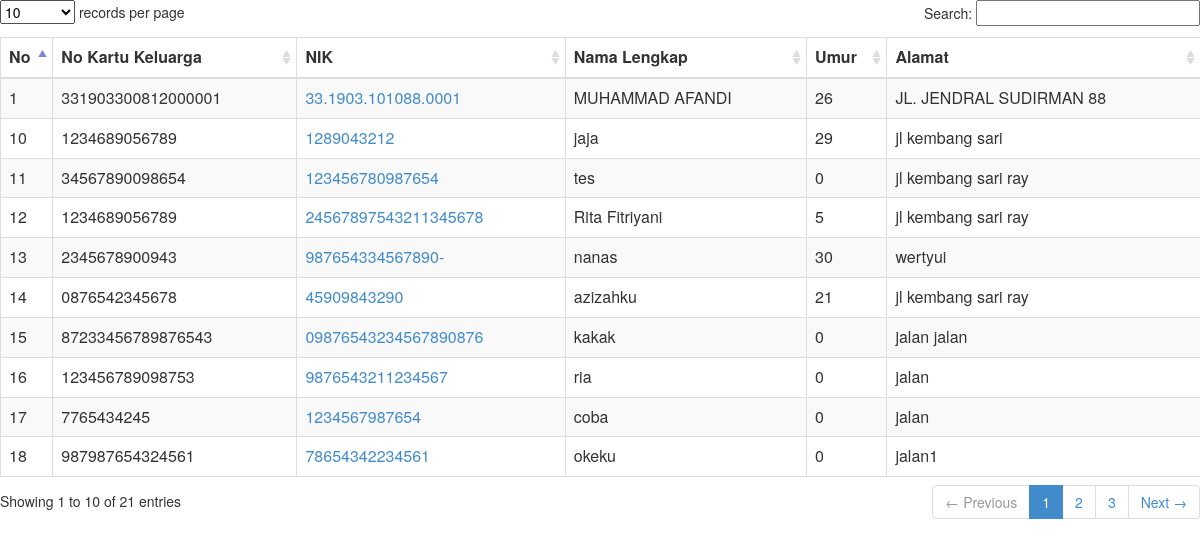
Screenshot of /menu/list_KK4.php with the database file from the repository.
### tables this page shows
CREATE TABLE `tblpenduduk` (
  `id` int(12) NOT NULL AUTO_INCREMENT,
  `NoKK` varchar(18) NOT NULL,
  `PosisiKKID` tinyint(4) NOT NULL DEFAULT '0',
  `UrutPosisiKK` tinyint(4) NOT NULL DEFAULT '0',
  `KartuID` tinyint(1) DEFAULT '0',
  `NoIdentitas` varchar(20) NOT NULL,
  `NamaLengkap` varchar(255) DEFAULT NULL,
  `NamaAyah` varchar(50) NOT NULL,
  `NamaIbu` varchar(50) NOT NULL,
  `JenisKelamin` tinyint(1) DEFAULT '0',
  `TempatLahir` varchar(4) DEFAULT NULL,
  `TanggalLahir` date DEFAULT NULL,
  `Agama` tinyint(4) DEFAULT '0',
  `StatusPerkawinan` tinyint(4) DEFAULT '0',
  `Pekerjaan` tinyint(4) DEFAULT '0',
  `StatusKependudukan` tinyint(1) DEFAULT '0',
  `PendudukAsli` tinyint(1) DEFAULT '0',
  `Jalan` varchar(255) DEFAULT NULL,
  `RT` varchar(3) DEFAULT NULL,
  `RW` varchar(3) DEFAULT NULL,
  `NegaraID` varchar(3) DEFAULT NULL,
  `ProvinsiID` varchar(2) DEFAULT NULL,
  `KabupatenID` varchar(4) DEFAULT NULL,
  `KecamatanID` varchar(6) DEFAULT NULL,
  `KelurahanID` varchar(10) DEFAULT NULL,
  `DusunID` varchar(12) DEFAULT NULL,
  `KodePos` varchar(5) DEFAULT NULL,
  `NoTelp` varchar(20) DEFAULT NULL,
  `NoHP` varchar(20) DEFAULT NULL,
  `Email` varchar(50) DEFAULT NULL,
  `WebSite` varchar(50) DEFAULT NULL,
  `JalanLama` varchar(255) DEFAULT NULL,
  `RTLama` varchar(3) DEFAULT NULL,
  `RWLama` varchar(3) DEFAULT NULL,
  `KelurahanIDLama` varchar(10) DEFAULT NULL,
  `KecamatanIDLama` varchar(6) DEFAULT NULL,
  `KabupatenIDLama` varchar(4) DEFAULT NULL,
  `ProvinsiIDLama` varchar(2) DEFAULT NULL,
  `NegaraIDLama` varchar(255) DEFAULT NULL,
  `KodePosLama` varchar(5) DEFAULT NULL,
  `Photo` varchar(255) DEFAULT NULL,
  `TanggalEntry` datetime DEFAULT NULL,
  `StatusTinggal` tinyint(4) DEFAULT '0',
  `PendidikanID` tinyint(4) DEFAULT '0',
  `BacaID` varchar(3) DEFAULT NULL,
  `MutasiID` int(11) NOT NULL,
  `MaksudKedatangan` varchar(50) NOT NULL,
  `NoIdentitasDituju` varchar(20) NOT NULL,
  `TanggalDatang` date NOT NULL,
  `TanggalPergi` date NOT NULL,
  `Keterangan` text NOT NULL,
  `kk_pindah` tinyint(4) DEFAULT NULL,
  `kk_tidak_pindah` tinyint(4) DEFAULT NULL,
  `status` varchar(30) DEFAULT NULL,
  `AlasanPindahID` int(4) DEFAULT NULL,
  `KlasifikasiPindahID` int(4) DEFAULT NULL,
  `JenisKepindahanID` int(4) DEFAULT NULL,
  `Keturunan` int(1) DEFAULT NULL,
  `xNoKKLama` varchar(50) DEFAULT NULL,
  PRIMARY KEY (`id`,`NoIdentitas`),
  UNIQUE KEY `NoIdentitas` (`NoIdentitas`),
  KEY `DusunID` (`DusunID`),
  KEY `NoKK` (`NoKK`),
  KEY `PosisiKKID` (`PosisiKKID`),
  KEY `UrutPosisiKK` (`UrutPosisiKK`)
);

### menu/list_KK4.php (the view, shortened to what this page needs)
        <link href="../css/bootstrap.min.css" rel="stylesheet" type="text/css" />
        <link href="../css/datatables/dataTables.bootstrap.css" rel="stylesheet" type="text/css" />
<body>
<form name="formKK" action="" method="post">
<div class="box-body table-responsive">
                                    <table id="example1" class="table table-bordered table-striped">
                                        <thead>
                                            <tr>
											  <th>No</th>
											  <th>No Kartu Keluarga</th>
											  <th>NIK</th>
											  <th>Nama Lengkap</th>
											  <th>Umur</th>
											  <th>Alamat</th>
											  </tr>
											</thead>
											<tbody>
  <?php
    function hitUmur($tgllahir) {
        $tgl = explode("-", $tgllahir);
        $umur = date("Y") - $tgl[0];
        if(($tgl[1] > date("m")) || ($tgl[1] == date("m") && date("d") < $tgl[2]))
        {
            $umur -= 1;
        }
        return $umur;
		}
  $sql = "select * from tblpenduduk";
$q = mysql_query($sql); $no=0; while($qq=mysql_fetch_array($q)) { $no++;
$nama 		 =$qq['NamaLengkap'];
$nokk 		 =$qq['NoKK'];
$nik		 =$qq['NoIdentitas'];
$tgl		 =$qq['TanggalLahir'];
$umur 		 =hitUmur($tgl);
?>
	<tr><td><?php echo"$no";?></td>
			<td><?php echo"$nokk";?></td>
			<td><a href="#" onClick="javascript:pilih('<?php echo"$nama";?>',
														'<?php echo"$nik";?>')"><?php echo"$nik";?></a></td>
			<td><?php echo"$nama";?></td>
			<td><?php echo"$umur";?></td>
			<td><?php echo"$qq[Jalan]";?></td>
	</tr>
<?php
	}
 echo"</tbody>
	</table>
	</div>
</form>";
?>
</body>

### rows the page displays
tblpenduduk: NoKK "331903300812000001", NoIdentitas "33.1903.101088.0001", NamaLengkap "MUHAMMAD AFANDI", TanggalLahir "26", Jalan "JL. JENDRAL SUDIRMAN 88"
tblpenduduk: NoKK "1234689056789", NoIdentitas "1289043212", NamaLengkap "jaja", TanggalLahir "29", Jalan "jl kembang sari"
tblpenduduk: NoKK "34567890098654", NoIdentitas "123456780987654", NamaLengkap "tes", TanggalLahir "0", Jalan "jl kembang sari ray"
tblpenduduk: NoKK "1234689056789", NoIdentitas "24567897543211345678", NamaLengkap "Rita Fitriyani", TanggalLahir "5", Jalan "jl kembang sari ray"
tblpenduduk: NoKK "2345678900943", NoIdentitas "987654334567890-", NamaLengkap "nanas", TanggalLahir "30", Jalan "wertyui"
tblpenduduk: NoKK "0876542345678", NoIdentitas "45909843290", NamaLengkap "azizahku", TanggalLahir "21", Jalan "jl kembang sari ray"
tblpenduduk: NoKK "87233456789876543", NoIdentitas "09876543234567890876", NamaLengkap "kakak", TanggalLahir "0", Jalan "jalan jalan"
tblpenduduk: NoKK "123456789098753", NoIdentitas "9876543211234567", NamaLengkap "ria", TanggalLahir "0", Jalan "jalan"
tblpenduduk: NoKK "7765434245", NoIdentitas "1234567987654", NamaLengkap "coba", TanggalLahir "0", Jalan "jalan"
tblpenduduk: NoKK "987987654324561", NoIdentitas "78654342234561", NamaLengkap "okeku", TanggalLahir "0", Jalan "jalan1"
